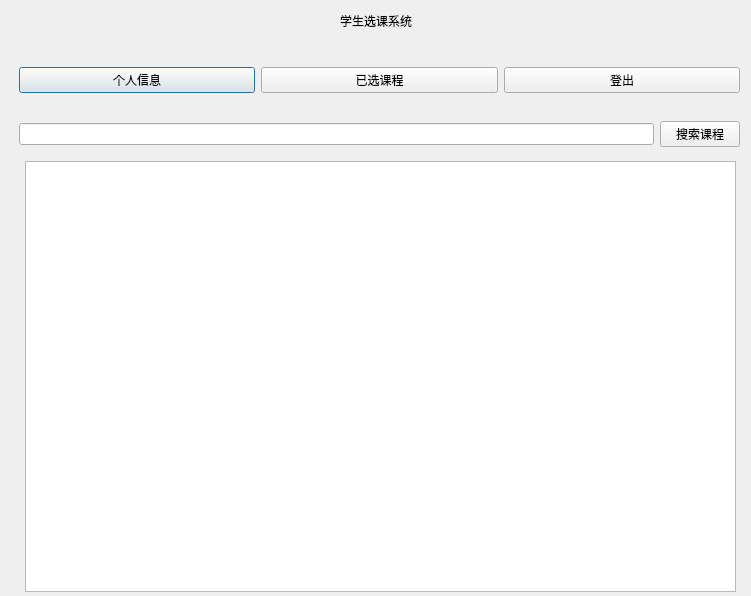
<?xml version="1.0" encoding="UTF-8"?>
<ui version="4.0">
 <class>Dialog</class>
 <widget class="QDialog" name="Dialog">
  <property name="geometry">
   <rect>
    <x>0</x>
    <y>0</y>
    <width>751</width>
    <height>596</height>
   </rect>
  </property>
  <property name="minimumSize">
   <size>
    <width>751</width>
    <height>596</height>
   </size>
  </property>
  <property name="maximumSize">
   <size>
    <width>751</width>
    <height>596</height>
   </size>
  </property>
  <property name="windowTitle">
   <string>Dialog</string>
  </property>
  <widget class="QWidget" name="horizontalLayoutWidget">
   <property name="geometry">
    <rect>
     <x>19</x>
     <y>50</y>
     <width>721</width>
     <height>61</height>
    </rect>
   </property>
   <layout class="QHBoxLayout" name="horizontalLayout">
    <item>
     <widget class="QPushButton" name="selfInformButton">
      <property name="text">
       <string>个人信息</string>
      </property>
     </widget>
    </item>
    <item>
     <widget class="QPushButton" name="selectedButton">
      <property name="text">
       <string>已选课程</string>
      </property>
     </widget>
    </item>
    <item>
     <widget class="QPushButton" name="logOutButton">
      <property name="text">
       <string>登出</string>
      </property>
     </widget>
    </item>
   </layout>
  </widget>
  <widget class="QLabel" name="stuHomeTitleLabel">
   <property name="geometry">
    <rect>
     <x>340</x>
     <y>0</y>
     <width>101</width>
     <height>41</height>
    </rect>
   </property>
   <property name="text">
    <string>学生选课系统</string>
   </property>
  </widget>
  <widget class="QWidget" name="horizontalLayoutWidget_2">
   <property name="geometry">
    <rect>
     <x>19</x>
     <y>109</y>
     <width>721</width>
     <height>51</height>
    </rect>
   </property>
   <layout class="QHBoxLayout" name="horizontalLayout_2">
    <item>
     <widget class="QLineEdit" name="searchSubsInput"/>
    </item>
    <item>
     <widget class="QPushButton" name="searchSubsButton">
      <property name="text">
       <string>搜索课程</string>
      </property>
     </widget>
    </item>
   </layout>
  </widget>
  <widget class="QTableWidget" name="showSearchResult">
   <property name="geometry">
    <rect>
     <x>25</x>
     <y>161</y>
     <width>711</width>
     <height>431</height>
    </rect>
   </property>
   <property name="minimumSize">
    <size>
     <width>711</width>
     <height>431</height>
    </size>
   </property>
   <property name="maximumSize">
    <size>
     <width>711</width>
     <height>431</height>
    </size>
   </property>
  </widget>
 </widget>
 <resources/>
 <connections>
  <connection>
   <sender>logOutButton</sender>
   <signal>clicked()</signal>
   <receiver>Dialog</receiver>
   <slot>accept()</slot>
   <hints>
    <hint type="sourcelabel">
     <x>621</x>
     <y>79</y>
    </hint>
    <hint type="destinationlabel">
     <x>375</x>
     <y>297</y>
    </hint>
   </hints>
  </connection>
  <connection>
   <sender>selfInformButton</sender>
   <signal>clicked()</signal>
   <receiver>Dialog</receiver>
   <slot>accept()</slot>
   <hints>
    <hint type="sourcelabel">
     <x>137</x>
     <y>79</y>
    </hint>
    <hint type="destinationlabel">
     <x>375</x>
     <y>297</y>
    </hint>
   </hints>
  </connection>
  <connection>
   <sender>selectedButton</sender>
   <signal>clicked()</signal>
   <receiver>Dialog</receiver>
   <slot>accept()</slot>
   <hints>
    <hint type="sourcelabel">
     <x>379</x>
     <y>79</y>
    </hint>
    <hint type="destinationlabel">
     <x>375</x>
     <y>297</y>
    </hint>
   </hints>
  </connection>
  <connection>
   <sender>searchSubsButton</sender>
   <signal>clicked()</signal>
   <receiver>Dialog</receiver>
   <slot>accept()</slot>
   <hints>
    <hint type="sourcelabel">
     <x>692</x>
     <y>133</y>
    </hint>
    <hint type="destinationlabel">
     <x>375</x>
     <y>297</y>
    </hint>
   </hints>
  </connection>
 </connections>
</ui>
